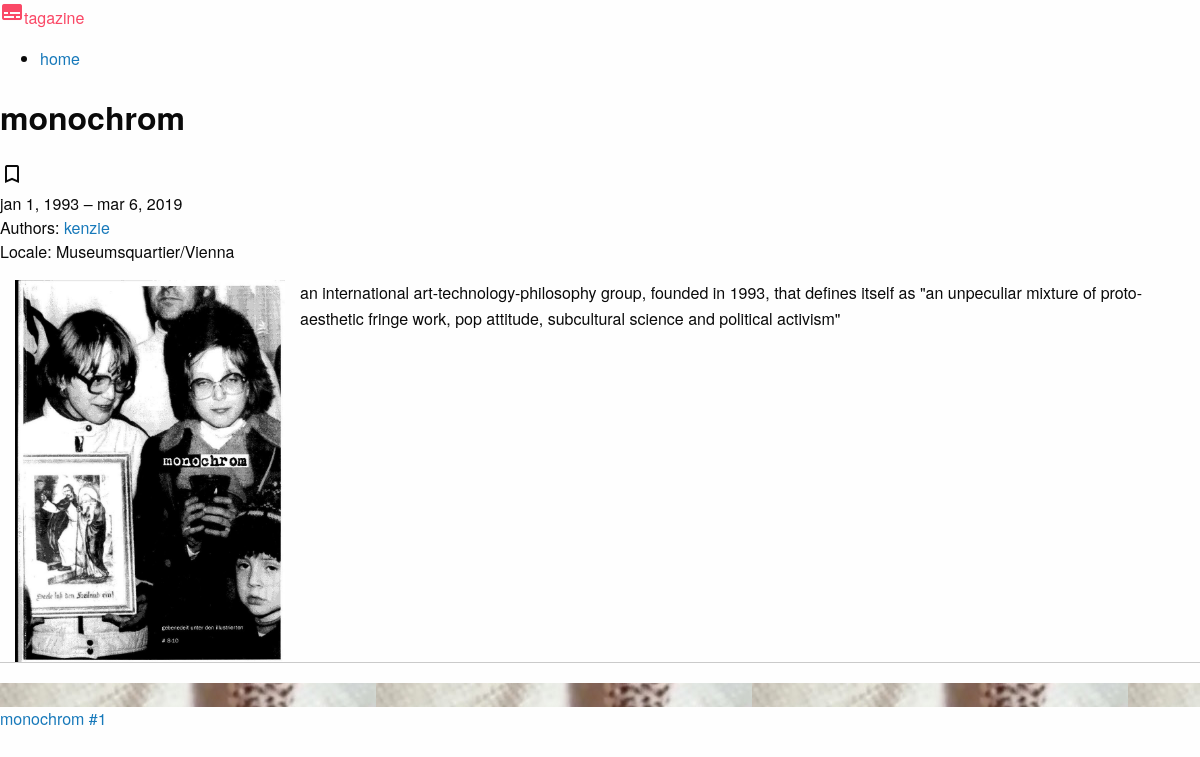
Before: /zines/zine/2/ with the older database file.
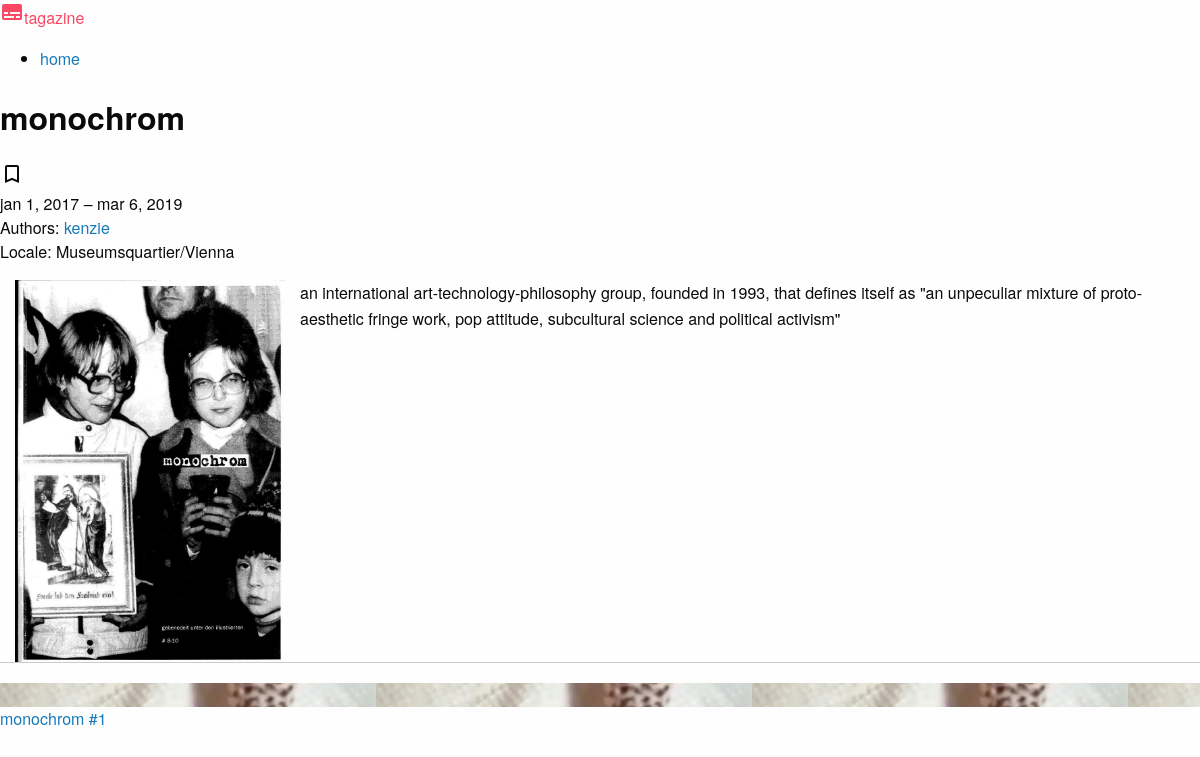
After: the same page with the newer database file.
### zines/models.py (models this page shows, shortened)
class Zine(models.Model):
    title = models.CharField(max_length=500)
    start_date = models.DateField('Published since')
    authors = models.ManyToManyField(Profile, through='Authorship')
    show_author = models.BooleanField(default=True)
    external = models.BooleanField(default=False)
    submissions_open = models.BooleanField(default=False)
    published = models.BooleanField(default=False)
    desc = models.TextField(blank=True)
    contact_email = models.CharField(max_length=200,blank=True)
    submission_email = models.CharField(max_length=200,blank=True)
    tagline = models.CharField(max_length=500,blank=True)
    end_date = models.DateField('Published until', blank=True,null=True)
    website = models.URLField(blank=True)
    cover = models.FileField(upload_to='covers')
    locale = models.CharField(max_length=500,blank=True)
    def authorsLink(self):
        authorships = Authorship.objects.filter(zine=self.id)
        if len(authorships) == 1:
            return authorships[0].authorLink()
    def __str__(self):
        if self.tagline != '':
            return (self.title + ': ' + self.tagline)
        else:
            return self.title

class Profile(models.Model):
    user = models.OneToOneField(User,on_delete=models.CASCADE)
    member_since = models.DateField(auto_now=True)
    name = models.CharField(max_length=500,blank=True)
    bio = models.TextField(blank=True)
    website = models.URLField(blank=True)
    contact_email = models.EmailField(blank=True)
    pic = models.FileField(upload_to='users',blank=True)
    def link(self):
        return '<a href="'+reverse('profile', args=(self.id,))+'">'+self.__str__()+'</a>'
    def __str__(self):
        if self.name != '':
            return self.name
        else:
            return self.user.username

class Issue(models.Model):
    zine = models.ForeignKey(Zine,on_delete=models.CASCADE)
    pub_date = models.DateField()
    published = models.BooleanField(default=False)
    title = models.CharField(max_length=500,blank=True)
    desc = models.TextField(blank=True)
    guest_authors = models.ManyToManyField(Profile,blank=True)
    ext_guest_authors = models.TextField(blank=True)
    number = models.IntegerField(default=1)
    cover = models.FileField(upload_to='covers')
    def displayTitle(self):
        if self.title == '':
            return self.zine.title+' #'+str(self.number)
    class Meta:
        order_with_respect_to = 'zine'

### zines/views.py (the view)
# urls.py: url(r'^zine/(?P<zine_id>[0-9]+)/$', views.zine, name='zine'),
def zine(request, zine_id):
    zine = get_object_or_404(Zine,pk=zine_id)
    issues = Issue.objects.filter(zine=zine_id)
    authorships = Authorship.objects.filter(zine=zine_id)
    context = {
        'zine' : zine,
        'issues' : issues,
        'authorships' : authorships,
    }
    return render(request, 'zines/zine.html', context)

### zines/models.py (called while the page is built)
    def authorLink(self):
        if self.hideIdentity:
            return 'Anonymous'
        else:
            return self.user_profile.link()

### zines/templates/zines/zine.html (shortened to what this page needs)
{% extends 'zines/base.html' %}
{% block body %}
    <h1>{{ zine.title }}</h1>
    <div class="actions">
        <i class="material-icons md-48">bookmark_border</i>
    </div>
    <date>{{ zine.start_date|date:'b j, Y' }} – {% if zine.end_date != null %}{{ zine.end_date|date:'b j, Y' }}{% else %}present{% endif %}</date>
    <div class="authors">
        Authors: {{ zine.authorsLink|safe }}<br/>
        Locale: {{ zine.locale }}
    </div>
    <div class="desc">
        {% if zine.cover != '' %}
            <div class="cover large-3 medium-6 small-12 columns">
                <a data-lightbox="cover" href="{{ zine.cover.url }}"><img src="{{ zine.cover.url }}"/></a>
            </div>
        {% endif %}
        <p>{{ zine.desc|safe }}</p>
    </div>
    <hr/>
    {% if issues %}
        <div class="block">
            {% for issue in issues %}
                <div class="issue">
                    <div class="bg" style="background-image: url({% if issue.cover != '' %}{{ issue.cover.url }}{% else %}{{ issue.zine.zine_pic }}{% endif %})">
                    </div>
                    <a href="{% url 'issue' zine.id issue.number %}">
                        <div class="title">
                            <span>{{ issue.displayTitle }}</span>
                        </div>
                    </a>
                </div>
            {% endfor %}
        </div>
    {% else %}
        <p>This zine has not published any issues.</p>
    {% endif %}
{% endblock %}

### zines/templates/zines/base.html (shortened to what this page needs)
<!doctype html>
{% load static %}
<html>
    <head>
        <link rel="stylesheet" href="{% static 'zines/foundation/css/foundation.css' %}"/>
        {% load sass_tags %}
        <link rel="stylesheet" href="{% sass_src 'zines/style.scss' %}"/>
        <link href="{% static 'zines/lightbox2-master/src/css/lightbox.css' %}" rel="stylesheet">
        <link href="https://cdn.quilljs.com/1.1.7/quill.snow.css" rel="stylesheet">
    </head>
    <body class="{% block classes %}{% endblock %}">
        <div id="wrapper">
            <div id="header">
                <div id="logo">
                    <a href="/zines">
                        <i class="material-icons md-40">subtitles</i>taga<span>zine </span>
                    </a>
                </div>
                <ul class="menu inline">
                    <li>
                        <a href="{% url 'index' %}">home</a>
                    </li>
                </ul>
            </div>
            {% block body %} {% endblock %}
        </div>
    </body>
</html>

### zines/static/zines/foundation/css/foundation.css (style rules this page uses)
html { -ms-text-size-adjust: 100%; -webkit-text-size-adjust: 100%; }
body { margin: 0; }
h1 { font-size: 2em; margin: 0.67em 0; }
hr { box-sizing: content-box; height: 0; overflow: visible; }
a { background-color: transparent; -webkit-text-decoration-skip: objects; }
img { border-style: none; }
html { box-sizing: border-box; font-size: 100%; }
*, *::before, *::after { box-sizing: inherit; }
body { margin: 0; padding: 0; background: #fefefe; font-family: "Helvetica Neue", Helvetica, Roboto, Arial, sans-serif; font-weight: normal; line-height: 1.5; color: #0a0a0a; -webkit-font-smoothing: antialiased; -moz-osx-font-smoothing: grayscale; }
img { display: inline-block; vertical-align: middle; max-width: 100%; height: auto; -ms-interpolation-mode: bicubic; }
p { margin-bottom: 1rem; font-size: inherit; line-height: 1.6; text-rendering: optimizeLegibility; }
em, i { font-style: italic; line-height: inherit; }
a { line-height: inherit; color: #1779ba; text-decoration: none; cursor: pointer; }
a img { border: 0; }
hr { clear: both; max-width: 75rem; height: 0; margin: 1.25rem auto; border-top: 0; border-right: 0; border-bottom: 1px solid #cacaca; border-left: 0; }
ul, ol, dl { margin-bottom: 1rem; list-style-position: outside; line-height: 1.6; }
li { font-size: inherit; }
.column, .columns { width: 100%; float: left; padding-right: 0.625rem; padding-left: 0.625rem; }
@media print, screen and (min-width: 40em) { .column, .columns { padding-right: 0.9375rem; padding-left: 0.9375rem; } }
.small-12 { width: 100%; }
@media print, screen and (min-width: 40em) { .medium-6 { width: 50%; } }
@media print, screen and (min-width: 64em) { .large-3 { width: 25%; } }

### zines/static/zines/lightbox2-master/src/css/lightbox.css (style rules this page uses)
body:after { content: url(../images/close.png) url(../images/loading.gif) url(../images/prev.png) url(../images/next.png); display: none; }

Changed rows visible on the page:
changed Zine "monochrom": start_date "jan 1, 1993" → "jan 1, 2017"
